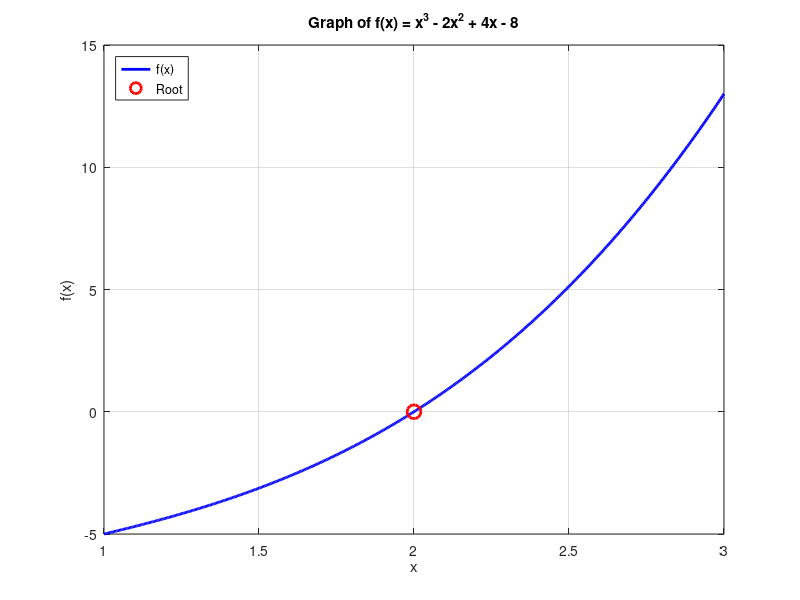

The MATLAB script that drew this image:
% 207924499 & 213804289
% task 7

function find_root_bisection()

    % defining the function
    f = @(x) x.^3 - 2*x.^2 + 4*x - 8;

    % initial values to begin the bisection
    a = 1;
    b = 3;

    % wanted accuracy of the result
    accuracy = 0.001;

    % bisection method loop
    while (b - a) / 2 > accuracy
        c = (a + b) / 2; % midpoint
        if f(c) == 0
            break; % root has been found
        elseif f(a) * f(c) < 0
            b = c; % root is in [a, c]
        else
            a = c; % root is in [c, b]
        end
    end

    % final root approximation
    root = (a + b) / 2;

    % plotting the function
    x = linspace(1, 3, 500);
    y = f(x);
    figure;
    plot(x, y, 'b-', 'LineWidth', 2);
    hold on;

    % showing the root point on the graph
    plot(root, f(root), 'ro', 'MarkerSize', 10, 'LineWidth', 2); % root point
    
    % adding labels, title and legend
    xlabel('x');
    ylabel('f(x)');
    title('Graph of f(x) = x^3 - 2x^2 + 4x - 8');
    legend('f(x)', 'Root', 'Location', 'northwest');
    grid on;

    % printing the result
    fprintf('Approximated root is: %.4f\n', root);
end
